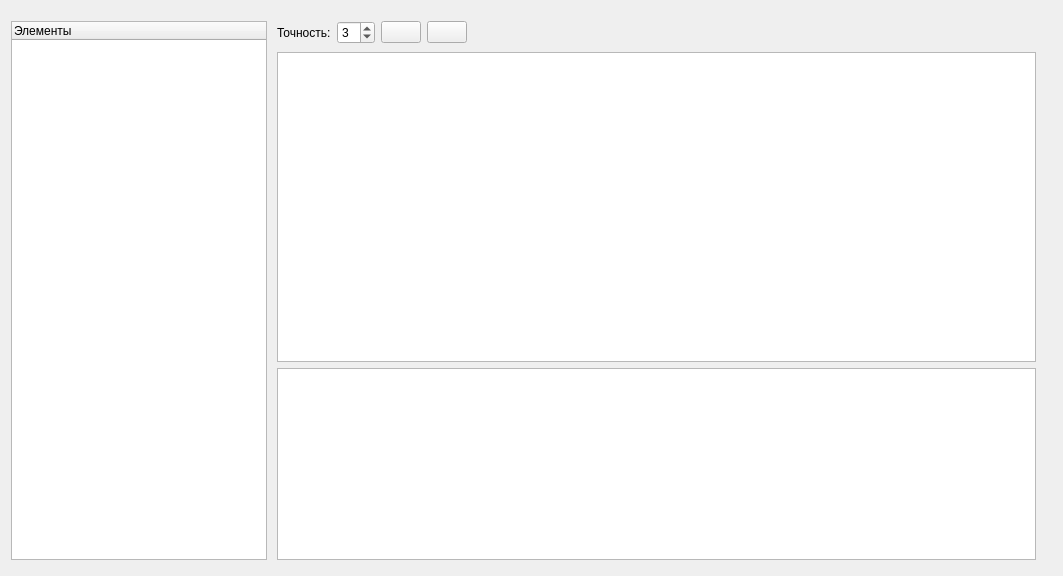
<?xml version="1.0" encoding="UTF-8"?>
<ui version="4.0">
 <class>LastDataForm</class>
 <widget class="QWidget" name="LastDataForm">
  <property name="geometry">
   <rect>
    <x>0</x>
    <y>0</y>
    <width>1063</width>
    <height>576</height>
   </rect>
  </property>
  <property name="windowTitle">
   <string>Form</string>
  </property>
  <widget class="QWidget" name="verticalLayoutWidget">
   <property name="geometry">
    <rect>
     <x>0</x>
     <y>10</y>
     <width>1051</width>
     <height>561</height>
    </rect>
   </property>
   <layout class="QVBoxLayout" name="mainLayout">
    <property name="margin">
     <number>5</number>
    </property>
    <item>
     <layout class="QGridLayout" name="gridLayout" columnstretch="0,50" columnminimumwidth="0,0">
      <property name="margin">
       <number>6</number>
      </property>
      <item row="0" column="0">
       <widget class="QTreeWidget" name="twObjects">
        <column>
         <property name="text">
          <string>Элементы</string>
         </property>
        </column>
       </widget>
      </item>
      <item row="0" column="1">
       <layout class="QVBoxLayout" name="verticalLayout" stretch="0,3,0">
        <property name="leftMargin">
         <number>4</number>
        </property>
        <property name="topMargin">
         <number>0</number>
        </property>
        <property name="rightMargin">
         <number>4</number>
        </property>
        <property name="bottomMargin">
         <number>0</number>
        </property>
        <item>
         <layout class="QHBoxLayout" name="horizontalLayout">
          <property name="bottomMargin">
           <number>2</number>
          </property>
          <item>
           <widget class="QLabel" name="label_3">
            <property name="text">
             <string>Точность:</string>
            </property>
           </widget>
          </item>
          <item>
           <widget class="QSpinBox" name="txtAccuracy">
            <property name="toolTip">
             <string>&lt;!DOCTYPE HTML PUBLIC &quot;-//W3C//DTD HTML 4.0//EN&quot; &quot;http://www.w3.org/TR/REC-html40/strict.dtd&quot;&gt;
&lt;html&gt;&lt;head&gt;&lt;meta name=&quot;qrichtext&quot; content=&quot;1&quot; /&gt;&lt;style type=&quot;text/css&quot;&gt;
p, li { white-space: pre-wrap; }
&lt;/style&gt;&lt;/head&gt;&lt;body style=&quot; font-family:'MS Shell Dlg 2'; font-size:8.25pt; font-weight:400; font-style:normal;&quot;&gt;
&lt;p style=&quot; margin-top:0px; margin-bottom:0px; margin-left:0px; margin-right:0px; -qt-block-indent:0; text-indent:0px;&quot;&gt;Кол-во знаков после запятой.&lt;/p&gt;
&lt;p style=&quot; margin-top:0px; margin-bottom:0px; margin-left:0px; margin-right:0px; -qt-block-indent:0; text-indent:0px;&quot;&gt;&lt;span style=&quot; font-weight:600;&quot;&gt;Установите -1, для вывода данных &amp;quot;как есть&amp;quot;.&lt;/span&gt;&lt;/p&gt;&lt;/body&gt;&lt;/html&gt;</string>
            </property>
            <property name="minimum">
             <number>-1</number>
            </property>
            <property name="maximum">
             <number>6</number>
            </property>
            <property name="value">
             <number>3</number>
            </property>
           </widget>
          </item>
          <item>
           <widget class="QPushButton" name="cmdRefresh">
            <property name="toolTip">
             <string>Обновить данные</string>
            </property>
            <property name="text">
             <string/>
            </property>
            <property name="icon">
             <iconset resource="resources.qrc">
              <normaloff>:/lastdatarpt/images/refresh.png</normaloff>:/lastdatarpt/images/refresh.png</iconset>
            </property>
            <property name="iconSize">
             <size>
              <width>16</width>
              <height>16</height>
             </size>
            </property>
           </widget>
          </item>
          <item>
           <widget class="QPushButton" name="cmdExcel">
            <property name="toolTip">
             <string>Экспорт в MS Excel...</string>
            </property>
            <property name="text">
             <string/>
            </property>
            <property name="icon">
             <iconset resource="resources.qrc">
              <normaloff>:/lastdatarpt/images/excel.png</normaloff>:/lastdatarpt/images/excel.png</iconset>
            </property>
            <property name="iconSize">
             <size>
              <width>16</width>
              <height>16</height>
             </size>
            </property>
           </widget>
          </item>
          <item>
           <spacer name="horizontalSpacer_2">
            <property name="orientation">
             <enum>Qt::Horizontal</enum>
            </property>
            <property name="sizeHint" stdset="0">
             <size>
              <width>40</width>
              <height>20</height>
             </size>
            </property>
           </spacer>
          </item>
         </layout>
        </item>
        <item>
         <widget class="QTableWidget" name="twData">
          <property name="editTriggers">
           <set>QAbstractItemView::NoEditTriggers</set>
          </property>
          <attribute name="verticalHeaderDefaultSectionSize">
           <number>20</number>
          </attribute>
         </widget>
        </item>
        <item>
         <widget class="QGraphicsView" name="gvGraph">
          <property name="sizePolicy">
           <sizepolicy hsizetype="Expanding" vsizetype="Expanding">
            <horstretch>0</horstretch>
            <verstretch>0</verstretch>
           </sizepolicy>
          </property>
         </widget>
        </item>
       </layout>
      </item>
     </layout>
    </item>
   </layout>
  </widget>
 </widget>
 <resources>
  <include location="resources.qrc"/>
 </resources>
 <connections/>
</ui>
